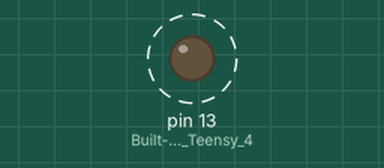
Recording of a sketch running on a simulated Arduino Uno, built with avr-gcc and run on an emulated ATmega328P. Parts: output pins drawn as LEDs (lit = HIGH). Dashed ring = blinking. What the sketch prints to the serial monitor is not drawn.

Above: at 0.2 s.
Timing chart, 0 to 3.0 s (numbered marks = the images above):
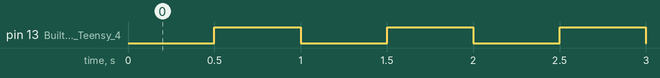

The sketch:

non-blocking-timing.ino
```cpp
/*
  Task 01 – Heartbeat and Non-Blocking Timing
  Board  : Teensy 4.1
  Purpose: Learn cooperative multitasking using millis()
*/

unsigned long lastBlink = 0;   // Last LED toggle time
unsigned long lastPrint = 0;   // Last serial print time

const unsigned long blinkInterval = 500;   // LED heartbeat interval (ms)
const unsigned long printInterval = 1000;  // Serial uptime print interval (ms)

void setup() {
  pinMode(13, OUTPUT);          // Built-in LED on Teensy 4.1
  Serial.begin(115200);

  while (!Serial && millis() < 3000) {
    // Optional: wait for Serial Monitor (timeout safe)
  }

  Serial.println("Task 01: Heartbeat and Timing Started");
}

void loop() {
  unsigned long now = millis();   // Current system uptime

  // ---- LED Heartbeat Task ----
  if (now - lastBlink >= blinkInterval) {
    digitalWrite(13, !digitalRead(13));  // Toggle LED
    lastBlink = now;
  }

  // ---- Serial Logging Task ----
  if (now - lastPrint >= printInterval) {
    Serial.print("Uptime: ");
    Serial.print(now);
    Serial.println(" ms");
    lastPrint = now;
  }
}
```

Measured:
- by itself, pin 13 (Built-in_LED_on_Teensy_4): alternates HIGH for 0.50 s and LOW for 0.50 s
